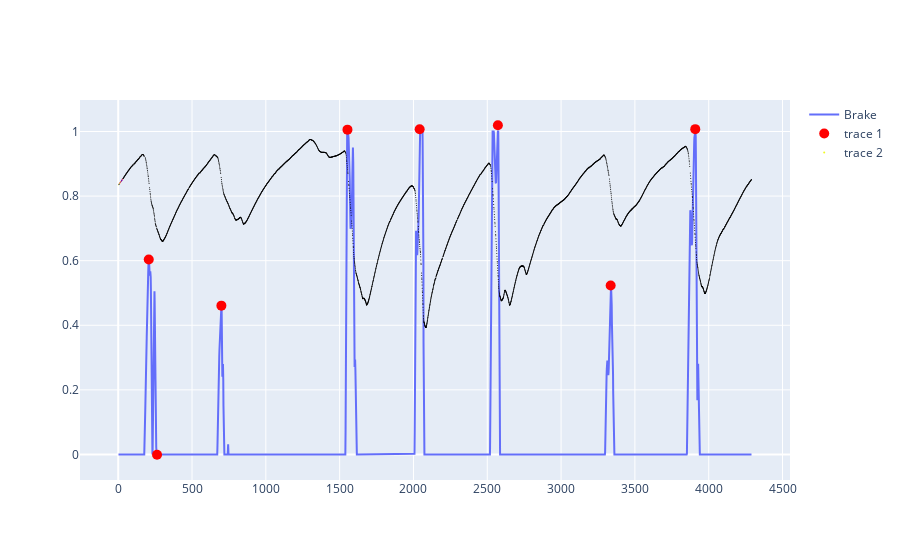

Notebook source saved alongside this figure:
### Code cell
# display(centroids_df)
# sort the centroids by DistanceRoundTrack and reset the index
centroids_df = centroids_df.sort_values(by=["DistanceRoundTrack"])
centroids_df = centroids_df.reset_index(drop=True)
df = centroids_df.copy()

# apply modulo length to DistanceRoundTrack
df["DistanceRoundTrack"] = df["DistanceRoundTrack"].mod(max_distance)

# sort the centroids by DistanceRoundTrack and reset the index
df = df.sort_values(by=["DistanceRoundTrack"])
df = df.reset_index(drop=True)
display(df)

n_clusters = int(len(df) / 3)
turns, labels = analyzer.cluster([df], field="Brake", n_clusters=n_clusters)
turns = turns.sort_values(by=["DistanceRoundTrack"])
turns = turns.reset_index(drop=True)
display(turns)

fig = go.Figure()
df = laps[0].copy()

fig.add_scatter(x=df["DistanceRoundTrack"], y=df["Brake"], marker=dict(size=2), name="Brake")

# Add the turns to the plot
fig.add_scatter(
    x=turns["DistanceRoundTrack"],
    y=turns["Brake"],
    mode="markers+text",
    marker=dict(size=10, color="red"),
)

fig.add_scatter(
    y=df["SpeedMs"] / 50,
    x=df["DistanceRoundTrack"],
    mode="markers",
    marker=dict(size=1, color=labels),
)

### Figure 1 — Plotly figure (JSON) as saved in the notebook; plotly's stock layout.template omitted (floating-point values rounded to 4 significant figures; data arrays with more than 128 entries replaced by an {"elided": "..."} marker saying what was removed)
{"data": [{"marker": {"size": 2}, "name": "Brake", "type": "scatter", "x": {"elided": "3757 float values"}, "y": {"elided": "3757 float values"}}, {"marker": {"color": "red", "size": 10}, "mode": "markers+text", "type": "scatter", "x": [206.9, 262.9, 698.9, 1553.0, 2042.0, 2572.0, 3336.0, 3909.0], "y": [0.6037, -0.0008819, 0.4608, 1.006, 1.007, 1.019, 0.5233, 1.007]}, {"marker": {"color": [7, 7, 7, 0, 0, 0, 6, 6, 6, 3, 3, 3, 5, 5, 5, 1, 1, 1, 2, 2, 2, 4, 4, 4], "size": 1}, "mode": "markers", "type": "scatter", "x": {"elided": "3757 float values"}, "y": {"elided": "3757 float values"}}], "layout": {}}
